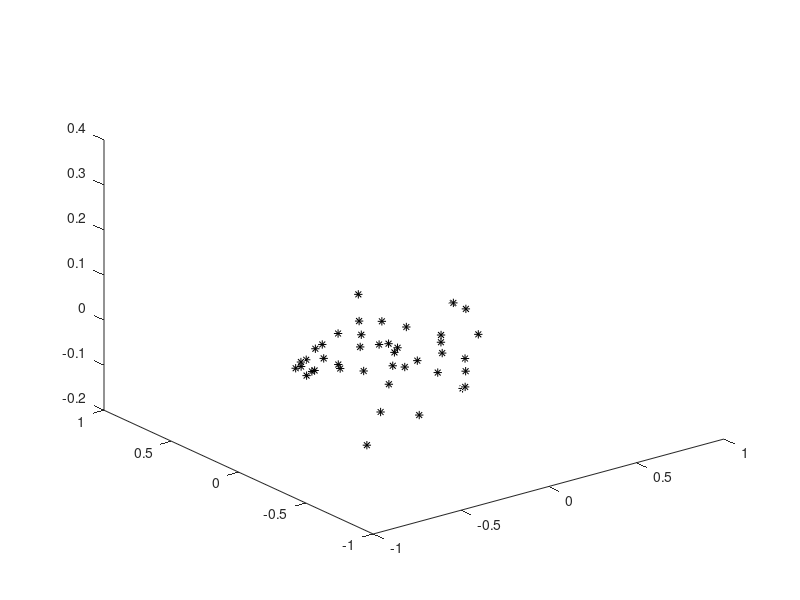

Write the MATLAB code that produced this figure. (Note: this script raises an error after producing the figure.)
clear all,close all,clc
% Our walking controller behaves sensitive around the boundary of
% \mathcal{P} X \mathcal{Y}_1, thus we need to shrink the space a little
% bit.

%% wrap data
load results_aux.mat
temp = result_aux;

data = []; % index,0,dth-,P+,dth+
for i = 1:length(temp)
    pt = temp(i);
    
    data = [data;i,0,pt.dth_minus,pt.k_plus];
    
end

%% set scaling & mss_states
load my_bnd
rescale = @(q)bsxfun(@times,bsxfun(@minus,q,[dth_mid,p_mid]),[dth_scale,p_scale].^(-1)*2); 
data(:,3:5) = rescale(data(:,3:5));


figure,
plot3(data(:,4),data(:,5),data(:,3),'k*'),hold on

degree_exclude_aux = 20;
[exclude_aux,xexclude_aux,~] = generate_indicator_fun_v2(data(:,3:5),1,ones(3,1),-ones(3,1),degree_exclude_aux,1,-1);
exclude_aux_states_info = 'y1(i), P(i)';

% check result
z = linspace(-1,1,31);
[x,y,z] = ndgrid(z,z,z);
pt = [x(:),y(:),z(:)];
val = double(msubs(exclude_aux,xexclude_aux,pt'));
plot3(pt(val>=1,2),pt(val>=1,3),pt(val>=1,1),'r.')

save exclude_aux exclude_aux xexclude_aux degree_exclude_aux exclude_aux_states_info



